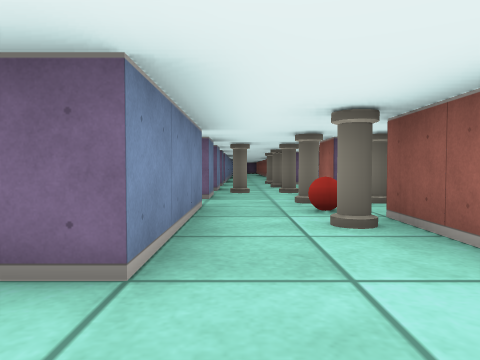
view 1 (above)

18 first-person views from a walk through a cub3D maze. The camera is about half as high as the walls, tilts 2° down and sees 70° across. The floor is counted in squares. Each view is taken from the middle of a square. On the plan, view 1 faces up. The plan holds only what a view shows up to about 9 squares ahead; the rest is blank. The place goes on beyond the plan.

view 2
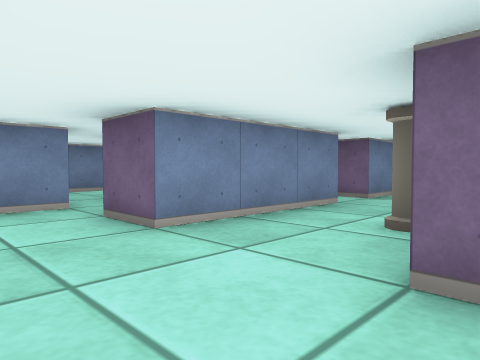

view 3
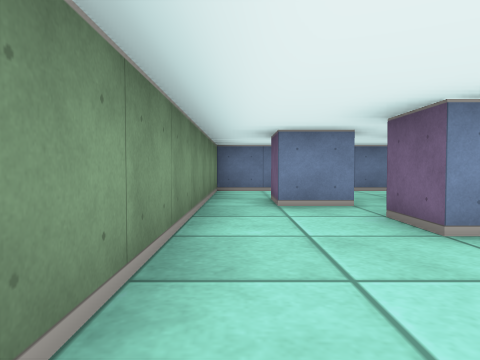

view 4
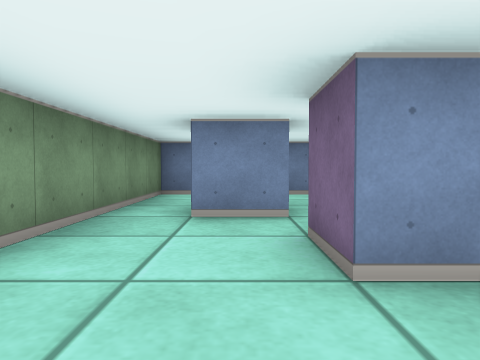

view 5
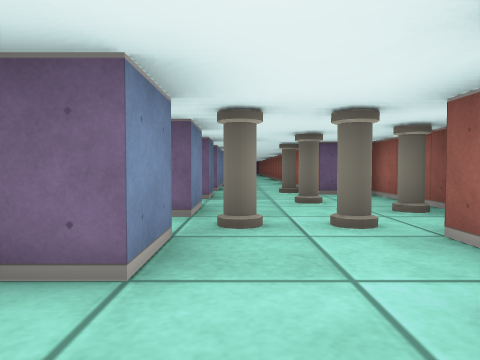

view 6
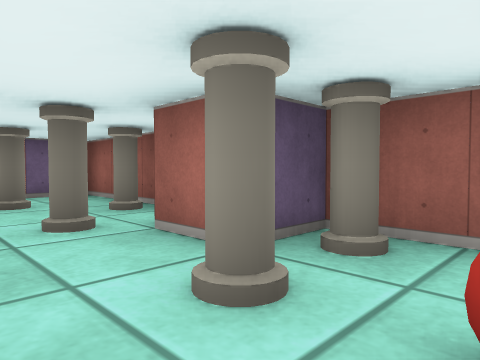

view 7
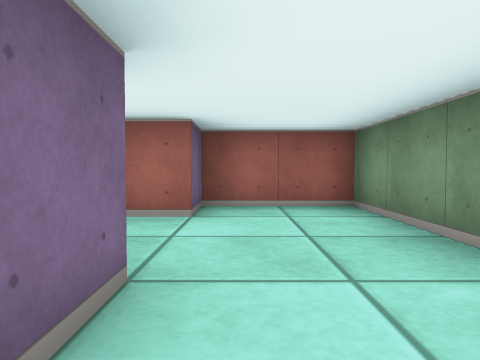

view 8
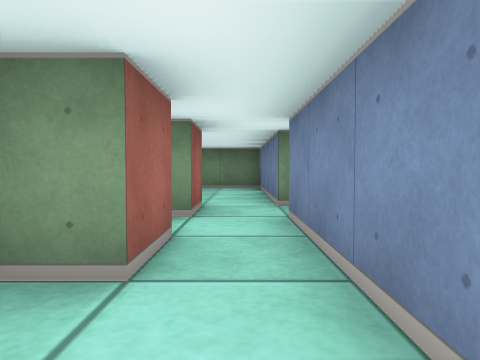

view 9
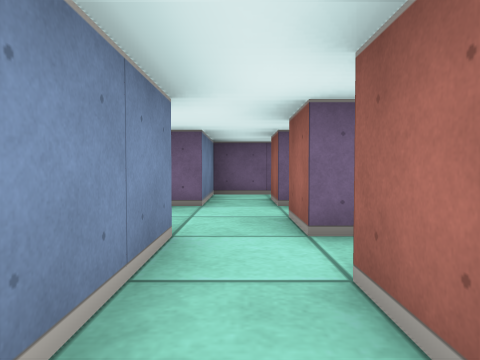

view 10
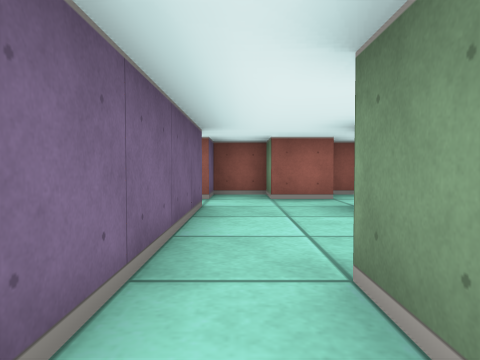

view 11
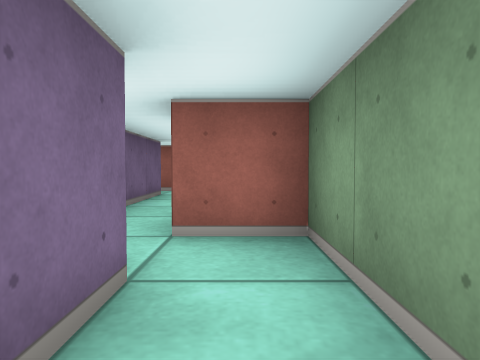

view 12
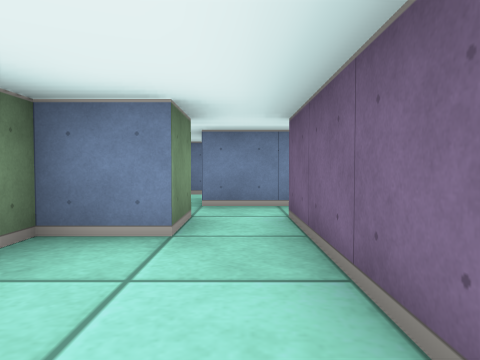

view 13
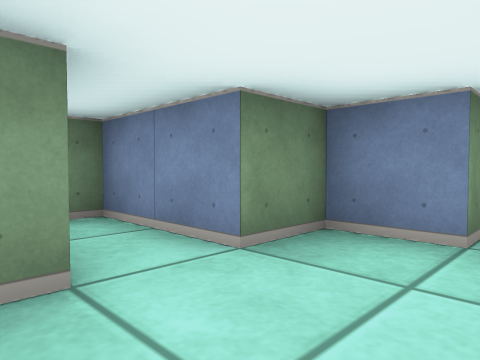

view 14
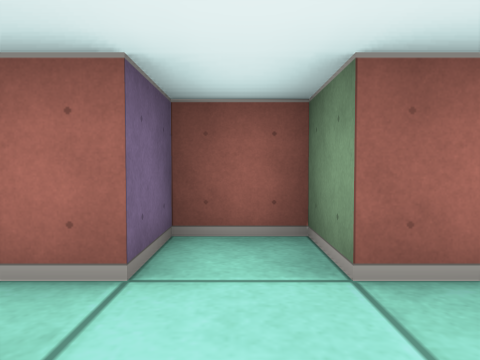

view 15
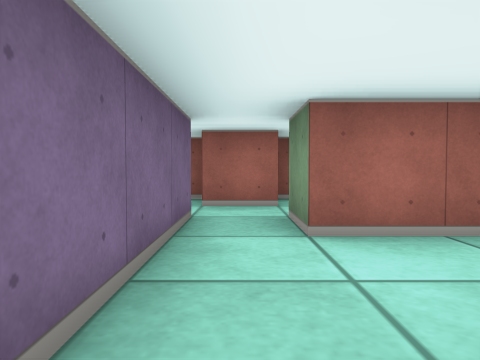

view 16
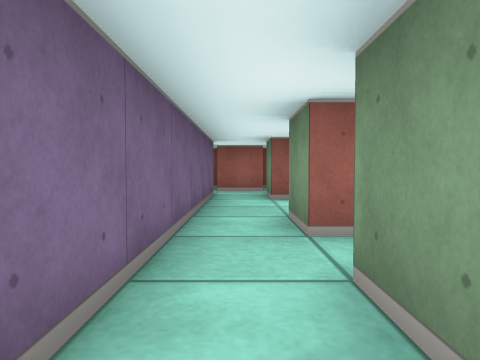

view 17
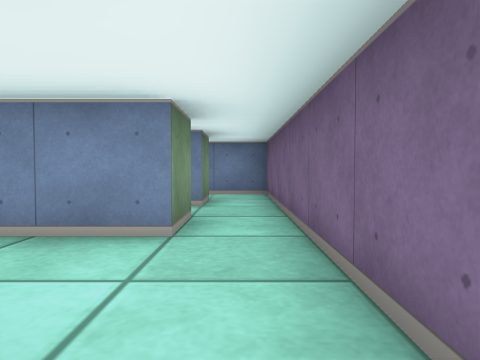

view 18
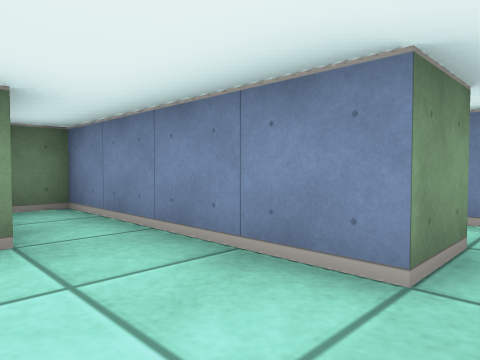

### Floor plan
Key: @ floor where view 1 was taken; # wall or solid block; . floor; P pillar; B ball.
Columns run from 13 left of view 1 to 3 right of it. Each row starts with its distance up from view 1.
 12        ###
 11        #.
 10   #.####.##  ####
  9   #.......# ##P #
  8 #...#....## ##.P#
  7   ####.#..###PP##
  6   ####.#.## #..##
  5 ########..# ..PP#
  4 #........## #.B##
  3 # #.#..#..###.P##
  2     #..#....#..##
  1     #.##..#.....#
  0     #. #.....@..#
 -1     #############

Where each view was taken, in squares from view 1:
view 1: 0 up, 0 right, facing up
view 2: 0 up, 2 right, facing up-left
view 3: 0 up, 2 right, facing left
view 4: 1 up, 1 right, facing left
view 5: 4 up, 0 right, facing up
view 6: 4 up, 0 right, facing up-right
view 7: 1 up, 2 left, facing right
view 8: 8 up, 5 left, facing down
view 9: 5 up, 5 left, facing up
view 10: 9 up, 10 left, facing right
view 11: 8 up, 12 left, facing right
view 12: 9 up, 6 left, facing left
view 13: 9 up, 6 left, facing down-left
view 14: 9 up, 6 left, facing right
view 15: 4 up, 9 left, facing right
view 16: 4 up, 12 left, facing right
view 17: 4 up, 6 left, facing left
view 18: 4 up, 7 left, facing down-left
